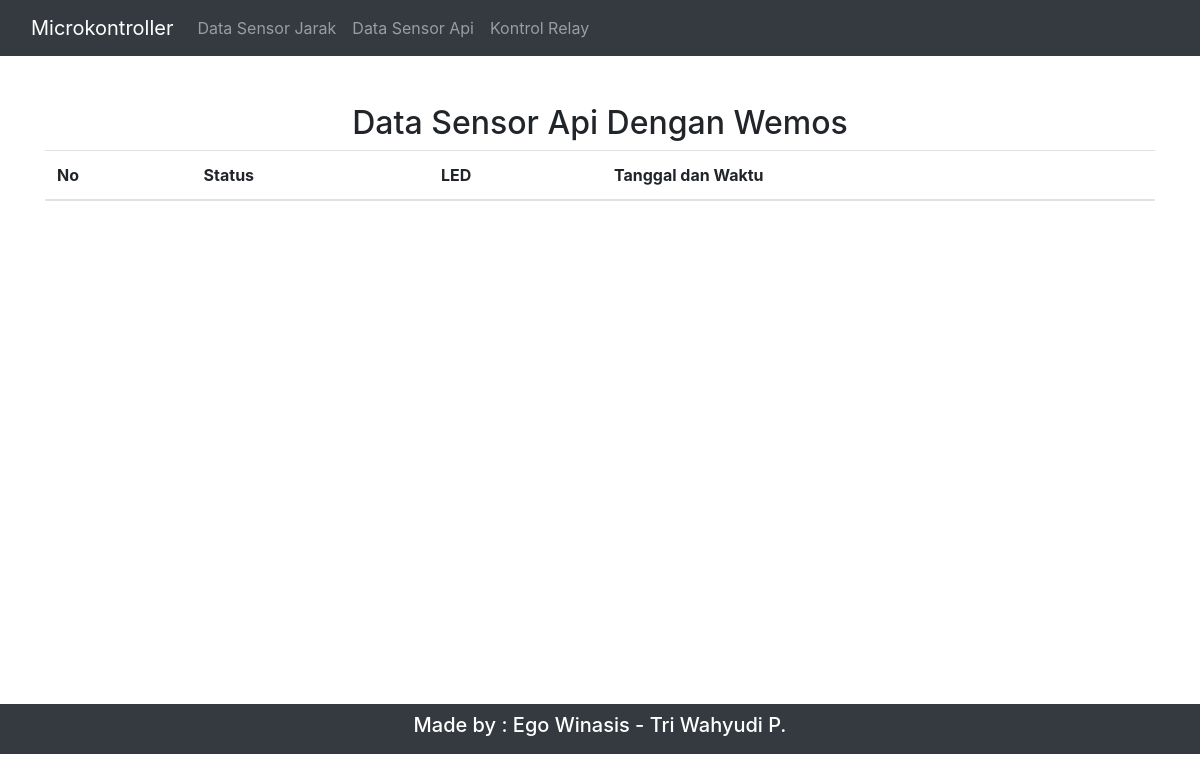
/index.php/data/showFlame, run on an earlier commit of the app's database.
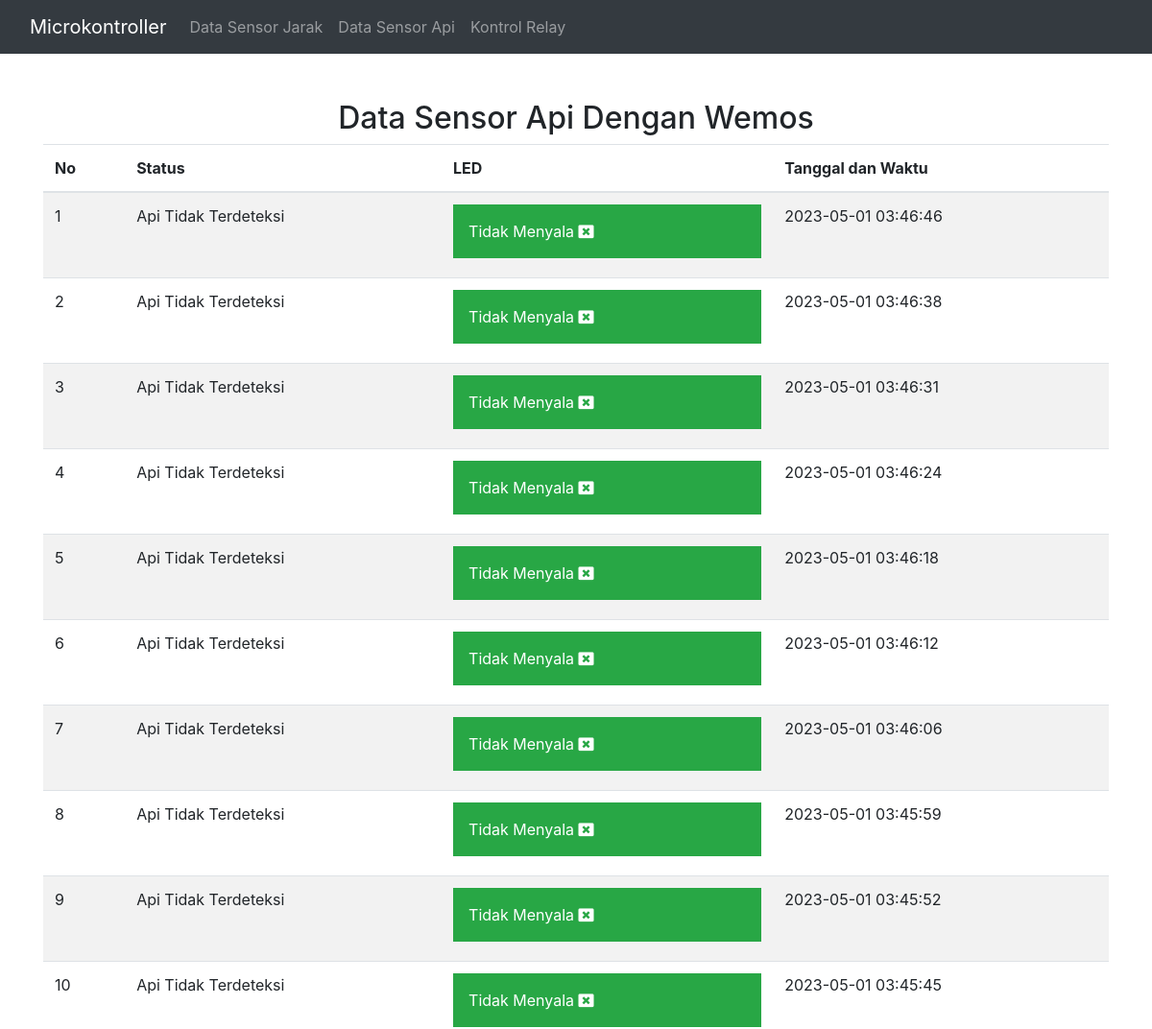
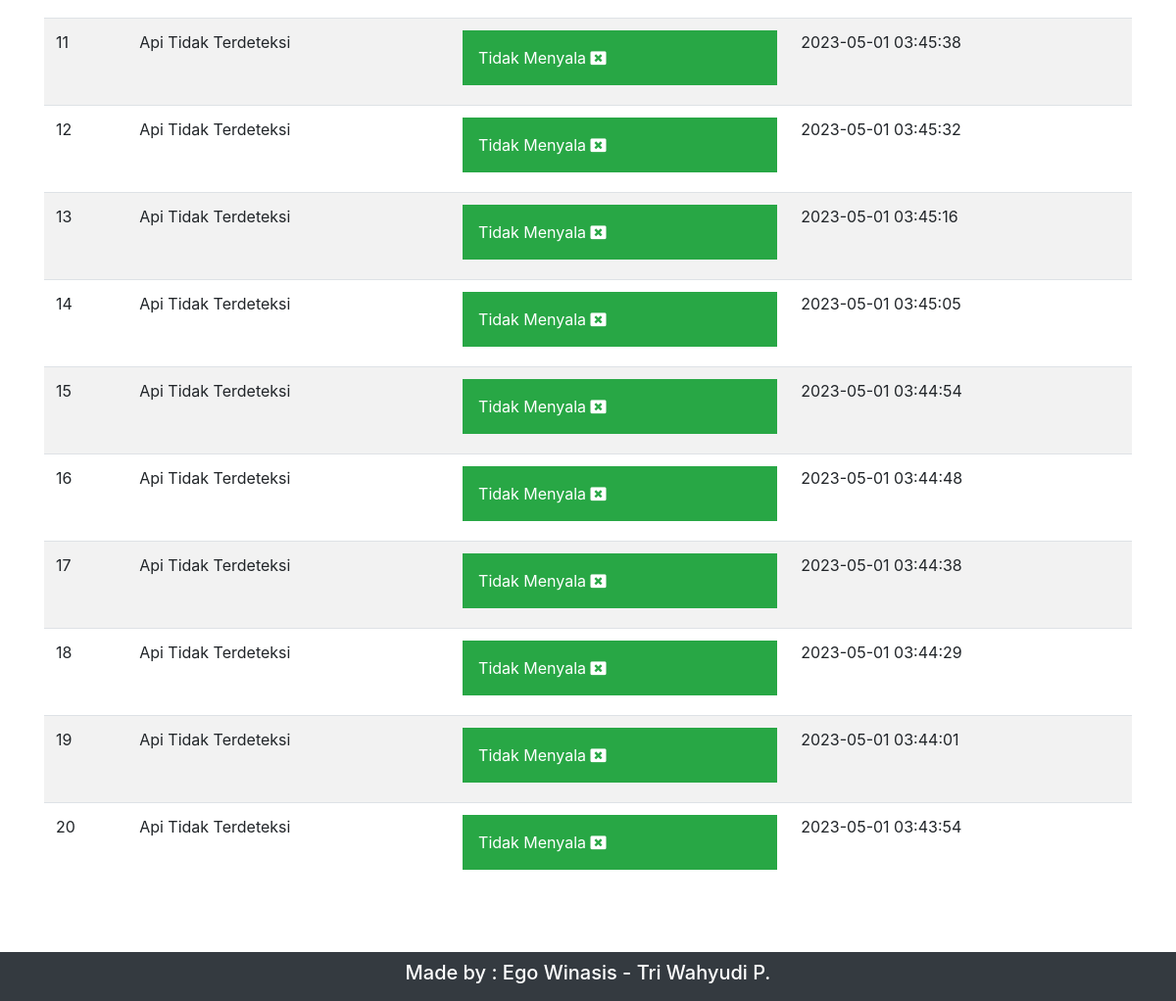
And on a later commit of the database (2 pictures, top to bottom).
### tables this page shows
CREATE TABLE `flame` (
  `id` int(11) NOT NULL,
  `status` varchar(20) NOT NULL,
  `led` varchar(50) NOT NULL,
  `createdAt` timestamp NOT NULL DEFAULT current_timestamp() ON UPDATE current_timestamp()
);

### application/controllers/Data.php (called while the page is built, shortened)
<?php
class Data extends CI_Controller
{
    function __construct()
    {
        $this->load->helper('url');
    }
    public function showFlame()
    {
        $query = $this->db->query("SELECT * FROM flame ORDER BY createdAt DESC LIMIT 20 ");
        $data['flame'] = $query->result();
        $data['title'] = "Data Sensor Flame";
        $this->load->view("v_header", $data);
        $this->load->view("v_flame", $data);
        $this->load->view("v_footer", $data);
    }
}

### index.php (called while the page is built, shortened)
<?php
require_once BASEPATH.'core/CodeIgniter.php';

### application/views/v_flame.php (the view)
<section>
    <div class="container my-5 mx-auto">
        <div class="row">
            <h2 class="mx-auto">Data Sensor Api Dengan Wemos</h2>
            <div class="col-12">
                <table class="table table-striped" id="tableApi">
                    <thead>
                        <tr>
                            <th scope="col">No</th>
                            <th scope="col">Status</th>
                            <th scope="col">LED</th>
                            <th scope="col">Tanggal dan Waktu</th>
                        </tr>
                    </thead>
                    <tbody>
                        <?php $i = 1;?>
                        <?php foreach ($flame as $isi) : ?>
                            <tr>
                                <td><?= $i++?></td>
                                <td><?= $isi->status == "true"? "Api Terdeteksi" : "Api Tidak Terdeteksi"?></td>
                                <?php if($isi->led == "Menyala") :?>
                                <td>
                                <div class="p-3 mb-2 bg-danger text-white">
                                    <?= $isi->led?> <i class="fa fa-lightbulb-o" aria-hidden="true"></i>
                                </div>
                                </td>
                                <?php else :?>
                                    <td>
                                    <div class="p-3 mb-2 bg-success text-white">
                                    <?= $isi->led?> <i class="fa fa-window-close" aria-hidden="true"></i>
                                    </div>
                                    </td>
                                <?php endif ?>
                                <td><?= $isi->createdAt ?></td>
                            </tr>
                        <?php endforeach ?>
                    </tbody>
                </table>
            </div>
        </div>
    </div>
</section>

What changed in the data, as far as the page shows it:
added flame: status "Api Tidak Terdeteksi", led "Tidak Menyala", createdAt "2023-05-01 03:46:46"
added flame: status "Api Tidak Terdeteksi", led "Tidak Menyala", createdAt "2023-05-01 03:46:38"
added flame: status "Api Tidak Terdeteksi", led "Tidak Menyala", createdAt "2023-05-01 03:46:31"
added flame: status "Api Tidak Terdeteksi", led "Tidak Menyala", createdAt "2023-05-01 03:46:24"
added flame: status "Api Tidak Terdeteksi", led "Tidak Menyala", createdAt "2023-05-01 03:46:18"
added flame: status "Api Tidak Terdeteksi", led "Tidak Menyala", createdAt "2023-05-01 03:46:12"
added flame: status "Api Tidak Terdeteksi", led "Tidak Menyala", createdAt "2023-05-01 03:46:06"
added flame: status "Api Tidak Terdeteksi", led "Tidak Menyala", createdAt "2023-05-01 03:45:59"
added flame: status "Api Tidak Terdeteksi", led "Tidak Menyala", createdAt "2023-05-01 03:45:52"
added flame: status "Api Tidak Terdeteksi", led "Tidak Menyala", createdAt "2023-05-01 03:45:45"
added flame: status "Api Tidak Terdeteksi", led "Tidak Menyala", createdAt "2023-05-01 03:45:38"
added flame: status "Api Tidak Terdeteksi", led "Tidak Menyala", createdAt "2023-05-01 03:45:32"
added flame: status "Api Tidak Terdeteksi", led "Tidak Menyala", createdAt "2023-05-01 03:45:16"
added flame: status "Api Tidak Terdeteksi", led "Tidak Menyala", createdAt "2023-05-01 03:45:05"
added flame: status "Api Tidak Terdeteksi", led "Tidak Menyala", createdAt "2023-05-01 03:44:54"
added flame: status "Api Tidak Terdeteksi", led "Tidak Menyala", createdAt "2023-05-01 03:44:48"
added flame: status "Api Tidak Terdeteksi", led "Tidak Menyala", createdAt "2023-05-01 03:44:38"
added flame: status "Api Tidak Terdeteksi", led "Tidak Menyala", createdAt "2023-05-01 03:44:29"
added flame: status "Api Tidak Terdeteksi", led "Tidak Menyala", createdAt "2023-05-01 03:44:01"
added flame: status "Api Tidak Terdeteksi", led "Tidak Menyala", createdAt "2023-05-01 03:43:54"
